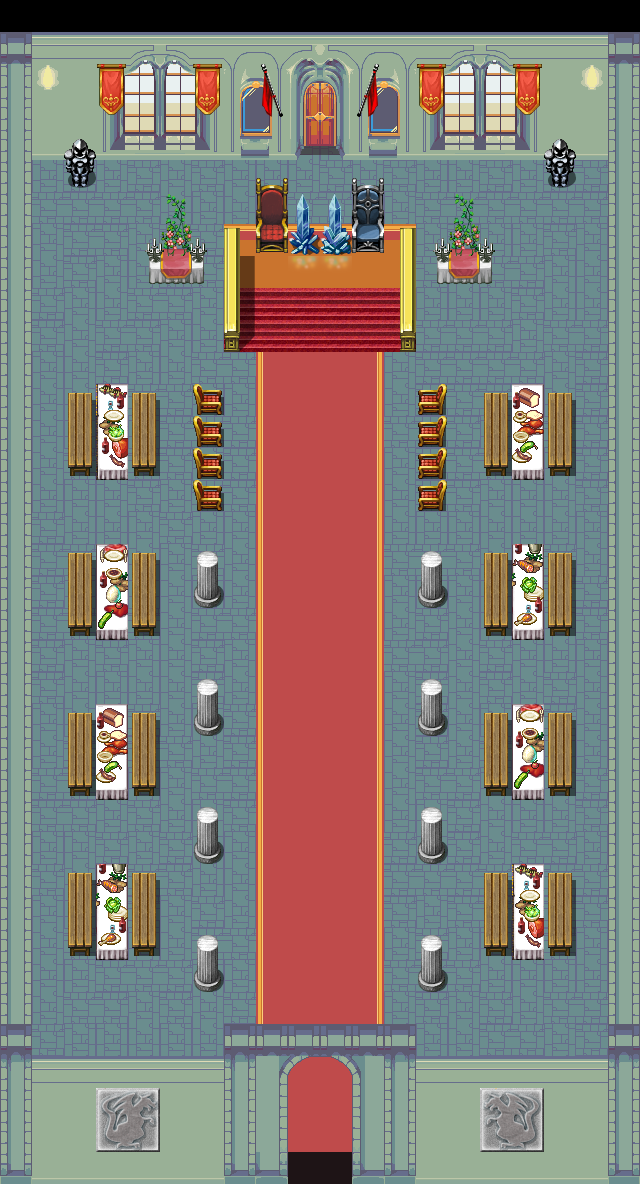

This game map was drawn from its Tiled (.tmx) file and the tilesets committed beside it. A one-line description and the trimmed map source follow:
An orthogonal 20x37 tile map with 32x32 px tiles, 11 tile layers (border, basic floor, back wall, carpet + access, ...), 11 tilesets and 31 objects (2x guard, item, exit, player, whitey, ...).

<map version="1.0" orientation="orthogonal" width="20" height="37" tilewidth="32" tileheight="32">
 <properties>
  <property name="background_color" value="black" />
 </properties>
 <tileset firstgid="1" name="castlewalls" tilewidth="32" tileheight="32">
  <image source="../img/castlewalls.png" width="384" height="480" />
 </tileset>
 <tileset firstgid="181" name="castlefloors_outside" tilewidth="32" tileheight="32">
  <image source="../img/castlefloors_outside.png" width="128" height="160" />
 </tileset>
 <tileset firstgid="201" name="castlefloors" tilewidth="32" tileheight="32">
  <image source="../img/castlefloors.png" width="320" height="320" />
 </tileset>
 <tileset firstgid="301" name="tile_c" tilewidth="32" tileheight="32">
  <image source="../img/tile_c.png" width="512" height="512" />
 </tileset>
 <tileset firstgid="557" name="tile_e" tilewidth="32" tileheight="32">
  <image source="../img/tile_e.png" width="512" height="512" />
 </tileset>
 <tileset firstgid="813" name="tile_b" tilewidth="32" tileheight="32">
  <image source="../img/tile_b.png" width="512" height="512" />
 </tileset>
 <tileset firstgid="1069" name="tile_d" tilewidth="32" tileheight="32">
  <image source="../img/tile_d.png" width="512" height="512" />
 </tileset>
 <tileset firstgid="1325" name="tile_a5" tilewidth="32" tileheight="32">
  <image source="../img/tile_a5.png" width="256" height="512" />
 </tileset>
 <tileset firstgid="1453" name="dungeon1" tilewidth="32" tileheight="32">
  <image source="../img/dungeon1.png" width="512" height="512" />
 </tileset>
 <tileset firstgid="1709" name="buffet table" tilewidth="32" tileheight="32">
  <image source="../img/buffet_table.png" width="512" height="384" />
 </tileset>
 <tileset firstgid="1901" name="castle_outside" tilewidth="32" tileheight="32">
  <image source="../img/castle_outside.png" width="544" height="352" />
 </tileset>
 <layer name="border" width="20" height="37">
  <data>[740 cells, 78 non-empty, 4 distinct tile ids]</data>
 </layer>
 <layer name="basic floor" width="20" height="37">
  <data>[740 cells, 630 non-empty, 17 distinct tile ids]</data>
 </layer>
 <layer name="back wall" width="20" height="37">
  <data>[740 cells, 73 non-empty, 36 distinct tile ids]</data>
 </layer>
 <layer name="carpet + access" width="20" height="37">
  <data>[740 cells, 217 non-empty, 29 distinct tile ids]</data>
 </layer>
 <layer name="Accesories" width="20" height="37">
  <data>[740 cells, 27 non-empty, 16 distinct tile ids]</data>
 </layer>
 <objectgroup name="objects" width="20" height="37">
  <object name="item" x="319" y="230" width="35" height="33">
   <properties>
    <property name="image" value="accessories" />
    <property name="item" value="{&quot;name&quot;:&quot;book&quot;,&quot;icon&quot;:0,&quot;description&quot;:&quot;The Castle Hall. Designed by Tiffany Sadeli&quot;}" />
    <property name="spriteheight" value="32" />
    <property name="spriteindex" value="15" />
    <property name="spritewidth" value="32" />
   </properties>
  </object>
  <object name="guard" x="98" y="162" width="32" height="32">
   <properties>
    <property name="compose" value="[{&quot;name&quot;:&quot;shadow&quot;,&quot;class&quot;:&quot;game.Shadow&quot;,&quot;image&quot;:&quot;char_shadow&quot;,&quot;spritewidth&quot;:18,&quot;spriteheight&quot;:9},{&quot;name&quot;:&quot;guard&quot;}]" />
    <property name="image" value="armor_male_green" />
    <property name="mass" value="Infinity" />
    <property name="npc_standing" value="true" />
    <property name="spriteheight" value="34" />
    <property name="spritewidth" value="29" />
   </properties>
  </object>
  <object name="guard" x="507" y="161" width="32" height="32">
   <properties>
    <property name="compose" value="[{&quot;name&quot;:&quot;shadow&quot;,&quot;class&quot;:&quot;game.Shadow&quot;,&quot;image&quot;:&quot;char_shadow&quot;,&quot;spritewidth&quot;:18,&quot;spriteheight&quot;:9},{&quot;name&quot;:&quot;guard&quot;}]" />
    <property name="image" value="armor_male_green" />
    <property name="mass" value="Infinity" />
    <property name="npc_standing" value="true" />
    <property name="spriteheight" value="34" />
    <property name="spritewidth" value="29" />
   </properties>
  </object>
  <object name="exit" x="289" y="1143" width="62" height="22">
   <properties>
    <property name="dir" value="down" />
    <property name="fade" value="black" />
    <property name="location" value="1184, 160" />
    <property name="to" value="castle_hallway" />
   </properties>
  </object>
  <object name="player" x="304" y="1089" width="32" height="32">
   <properties>
    <property name="compose" value="[{&quot;name&quot;:&quot;shadow&quot;,&quot;class&quot;:&quot;game.Shadow&quot;,&quot;image&quot;:&quot;char_shadow&quot;,&quot;spritewidth&quot;:18,&quot;spriteheight&quot;:9},{&quot;name&quot;:&quot;player&quot;},{&quot;name&quot;:&quot;eyes&quot;,&quot;class&quot;:&quot;game.BlinkingEyes&quot;,&quot;image&quot;:&quot;player_eyes&quot;,&quot;spritewidth&quot;:17,&quot;spriteheight&quot;:6,&quot;offsetx&quot;:6,&quot;offsety&quot;:18}]" />
    <property name="image" value="player" />
    <property name="spriteheight" value="36" />
    <property name="spritewidth" value="31" />
   </properties>
  </object>
  <object name="whitey" x="64" y="391" width="32" height="32">
   <properties>
    <property name="compose" value="[{&quot;name&quot;:&quot;shadow&quot;,&quot;class&quot;:&quot;game.Shadow&quot;,&quot;image&quot;:&quot;char_shadow&quot;,&quot;spritewidth&quot;:18,&quot;spriteheight&quot;:9},{&quot;name&quot;:&quot;whitey&quot;},{&quot;name&quot;:&quot;eyes&quot;,&quot;class&quot;:&quot;game.BlinkingEyes&quot;,&quot;image&quot;:&quot;whitey_eyes&quot;,&quot;spritewidth&quot;:17,&quot;spriteheight&quot;:6,&quot;offsetx&quot;:6,&quot;offsety&quot;:18}]" />
    <property name="image" value="whitey" />
    <property name="mass" value="Infinity" />
    <property name="npc_standing" value="true" />
    <property name="spriteheight" value="36" />
    <property name="spritewidth" value="31" />
   </properties>
  </object>
  <object name="princess" x="306" y="355" width="32" height="32">
   <properties>
    <property name="compose" value="[{&quot;name&quot;:&quot;shadow&quot;,&quot;class&quot;:&quot;game.Shadow&quot;,&quot;image&quot;:&quot;char_shadow&quot;,&quot;spritewidth&quot;:18,&quot;spriteheight&quot;:9},{&quot;name&quot;:&quot;princess&quot;},{&quot;name&quot;:&quot;eyes&quot;,&quot;class&quot;:&quot;game.BlinkingEyes&quot;,&quot;image&quot;:&quot;rachel_eyes&quot;,&quot;spritewidth&quot;:17,&quot;spriteheight&quot;:6,&quot;offsetx&quot;:6,&quot;offsety&quot;:18}]" />
    <property name="image" value="rachel" />
    <property name="mass" value="Infinity" />
    <property name="npc_standing" value="true" />
    <property name="spriteheight" value="36" />
    <property name="spritewidth" value="31" />
   </properties>
  </object>
 </objectgroup>
 <layer name="crystal overlay" width="20" height="37">
  <data>[740 cells, 2 non-empty, 1 distinct tile ids]</data>
 </layer>
 <layer name="plant overlay" width="20" height="37">
  <data>[740 cells, 4 non-empty, 2 distinct tile ids]</data>
 </layer>
 <layer name="flower overlay" width="20" height="37">
  <data>[740 cells, 2 non-empty, 1 distinct tile ids]</data>
 </layer>
 <layer name="Chairs overlay" width="20" height="37">
  <data>[740 cells, 4 non-empty, 4 distinct tile ids]</data>
 </layer>
 <layer name="pillar entrance" width="20" height="37">
  <data>[740 cells, 88 non-empty, 23 distinct tile ids]</data>
 </layer>
 <layer name="pillars overlay" width="20" height="37">
  <data>[740 cells, 16 non-empty, 9 distinct tile ids]</data>
 </layer>
 <objectgroup name="collision" width="20" height="37">
  <object x="240" y="350">
   <polyline points="0,0 2,-95 2,-100 160,-100 160,0 176,0 176,-125 -14,-124 -14,0 0,0" />
  </object>
  </objectgroup>
</map>
<!-- 23 of 31 objects omitted -->
